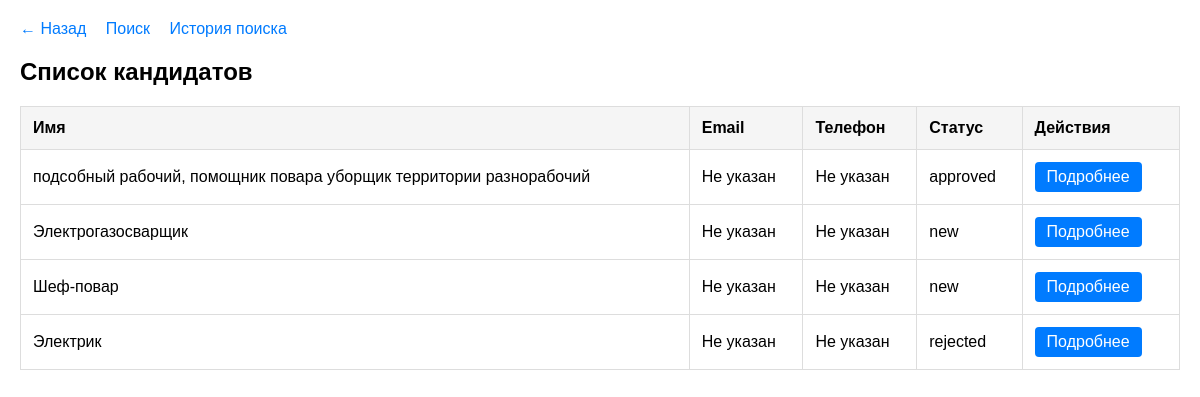
The page /candidates (signed in) on the database its author committed.
### models.py (models this page shows)
class Candidate(Base):
    __tablename__ = "candidates"
    id = Column(Integer, primary_key=True, index=True)
    name = Column(String)
    email = Column(String)
    phone = Column(String)
    resume_text = Column(Text)
    status = Column(String, default="new")
    notes = Column(Text)
    test_results = Column(Text, nullable=True)
    video_interview_notes = Column(Text, nullable=True)
    created_at = Column(DateTime, default=datetime.utcnow)
    updated_at = Column(DateTime, default=datetime.utcnow, onupdate=datetime.utcnow)
    user_id = Column(Integer, ForeignKey("users.id"))
    user = relationship("User", back_populates="candidates")
    status_update_date = Column(DateTime, default=datetime.utcnow, onupdate=datetime.utcnow)

### main.py (the view)
@app.get("/candidates", response_class=HTMLResponse)
def list_candidates(
    request: Request,
    db: Session = Depends(get_db),
    current_user: models.User = Depends(get_current_user)
):
    update_user_activity(db, current_user)
    candidates = db.query(models.Candidate).filter(models.Candidate.user_id == current_user.id).all()
    return templates.TemplateResponse("candidates.html", {
        "request": request,
        "candidates": candidates
    })

### templates/candidates.html (shortened to what this page needs)
<!DOCTYPE html>
<html>
<head>
</head>
<body>
  <div class="nav-links">
    <a href="/dashboard">← Назад</a>
    <a href="/search">Поиск</a>
    <a href="/history">История поиска</a>
  </div>
  <h2>Список кандидатов</h2>
  <table>
    <tr>
      <th>Имя</th>
      <th>Email</th>
      <th>Телефон</th>
      <th>Статус</th>
      <th>Действия</th>
    </tr>
    {% for candidate in candidates %}
    <tr>
      <td>{{ candidate.name }}</td>
      <td>{{ candidate.email or 'Не указан' }}</td>
      <td>{{ candidate.phone or 'Не указан' }}</td>
      <td>{{ candidate.status }}</td>
      <td>
        <a href="/candidates/{{ candidate.id }}" class="action-button">Подробнее</a>
      </td>
    </tr>
    {% endfor %}
  </table>
</body>
</html>

### templates/candidates.html (style rules this page uses)
body { font-family: Arial, sans-serif; max-width: 1200px; margin: 0 auto; padding: 20px; }
.nav-links { margin-bottom: 20px; }
.nav-links a { margin-right: 15px; text-decoration: none; color: #007bff; }
table { width: 100%; border-collapse: collapse; margin-top: 20px; }
th, td { padding: 12px; text-align: left; border: 1px solid #ddd; }
th { background-color: #f5f5f5; }
.action-button { display: inline-block; padding: 6px 12px; background: #007bff; color: white; text-decoration: none; border-radius: 4px; margin-right: 5px; }

### rows shown on the page
Candidate: name "подсобный рабочий, помощник повара уборщик территории разнорабочий", email "Не указан", phone "Не указан", status "approved"
Candidate: name "Электрогазосварщик", email "Не указан", phone "Не указан", status "new"
Candidate: name "Шеф-повар", email "Не указан", phone "Не указан", status "new"
Candidate: name "Электрик", email "Не указан", phone "Не указан", status "rejected"
